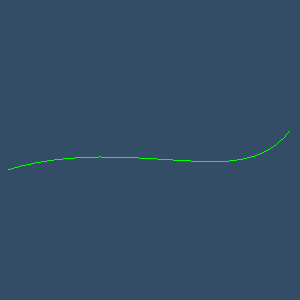

This figure's Python source:
#!/usr/bin/env python

# Demonstrate vtkCellTypeSource for the Cubic Line cell type. The source
# generates an unstructured grid of cubic line cells, which are perturbed,
# shrunk, tessellated, and color-mapped by cell ID.

# Factory overrides: importing these modules registers the OpenGL rendering,
# FreeType text rendering, and interaction style implementations.
import vtkmodules.vtkInteractionStyle  # noqa: F401
import vtkmodules.vtkRenderingFreeType  # noqa: F401
import vtkmodules.vtkRenderingOpenGL2  # noqa: F401
# VTK pipeline classes used in this example
from vtkmodules.vtkCommonCore import (
    vtkIntArray,
    vtkMinimalStandardRandomSequence,
    vtkPoints,
)
from vtkmodules.vtkCommonDataModel import VTK_CUBIC_LINE
from vtkmodules.vtkFiltersGeneral import (
    vtkShrinkFilter,
    vtkTessellatorFilter,
)
from vtkmodules.vtkFiltersSources import vtkCellTypeSource
from vtkmodules.vtkRenderingCore import (
    vtkActor,
    vtkDataSetMapper,
    vtkRenderWindow,
    vtkRenderWindowInteractor,
    vtkRenderer,
)

# Colors (normalized RGB)
dark_blue_background_rgb = (0.2, 0.302, 0.4)

# Source: generate cubic line cells
cell_type_source = vtkCellTypeSource()
cell_type_source.SetCellType(VTK_CUBIC_LINE)
cell_type_source.Update()

# Perturb points so cell edges are visible after tessellation
original_points = cell_type_source.GetOutput().GetPoints()
points = vtkPoints()
points.SetNumberOfPoints(cell_type_source.GetOutput().GetNumberOfPoints())
rng = vtkMinimalStandardRandomSequence()
rng.SetSeed(5070)
for i in range(points.GetNumberOfPoints()):
    perturbation = [0.0, 0.0, 0.0]
    for j in range(3):
        rng.Next()
        perturbation[j] = rng.GetRangeValue(-0.1, 0.1)
    current = [0.0, 0.0, 0.0]
    original_points.GetPoint(i, current)
    points.SetPoint(i,
                    current[0] + perturbation[0],
                    current[1] + perturbation[1],
                    current[2] + perturbation[2])
cell_type_source.GetOutput().SetPoints(points)

# Cell ID array for scalar coloring
num_cells = cell_type_source.GetOutput().GetNumberOfCells()
id_array = vtkIntArray()
id_array.SetNumberOfTuples(num_cells)
for i in range(num_cells):
    id_array.InsertTuple1(i, i + 1)
id_array.SetName("Ids")
cell_type_source.GetOutput().GetCellData().AddArray(id_array)
cell_type_source.GetOutput().GetCellData().SetActiveScalars("Ids")

# Shrink: separate cells visually
shrink = vtkShrinkFilter()
shrink.SetInputConnection(cell_type_source.GetOutputPort())
shrink.SetShrinkFactor(0.8)

# Tessellate: subdivide higher-order cells into linear primitives
tessellate = vtkTessellatorFilter()
tessellate.SetInputConnection(shrink.GetOutputPort())
tessellate.SetMaximumNumberOfSubdivisions(3)

# Mapper: color by cell ID
mapper = vtkDataSetMapper()
mapper.SetInputConnection(tessellate.GetOutputPort())
mapper.SetScalarRange(0, num_cells + 1)
mapper.SetScalarModeToUseCellData()
mapper.SetResolveCoincidentTopologyToPolygonOffset()

# Actor
actor = vtkActor()
actor.SetMapper(mapper)
actor.GetProperty().EdgeVisibilityOn()

# Renderer: assemble the scene
renderer = vtkRenderer()
renderer.AddActor(actor)
renderer.SetBackground(dark_blue_background_rgb)

# Render window: display the rendered scene
render_window = vtkRenderWindow()
render_window.AddRenderer(renderer)
render_window.SetWindowName("celltype cubic line")
render_window.SetMultiSamples(0)
render_window.SetSize(300, 300)

# Interactor: handle mouse and keyboard events
render_window_interactor = vtkRenderWindowInteractor()
render_window_interactor.SetRenderWindow(render_window)

# Scene: configure the camera
renderer.ResetCamera()

# Start: launch the interactive visualization
render_window_interactor.Initialize()
render_window_interactor.Start()
